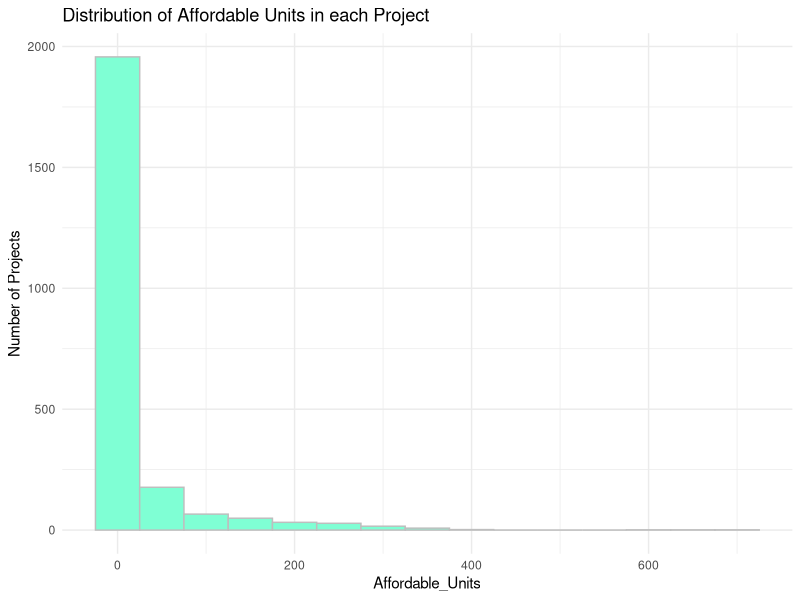
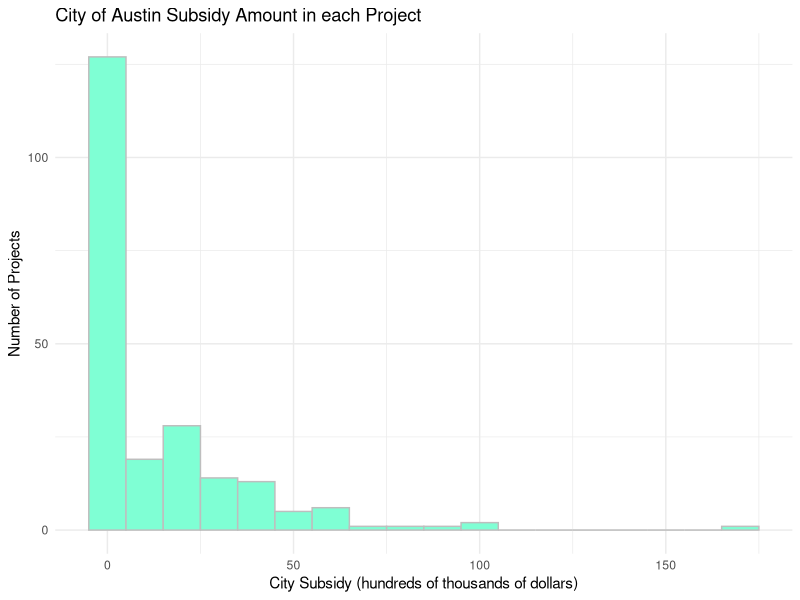
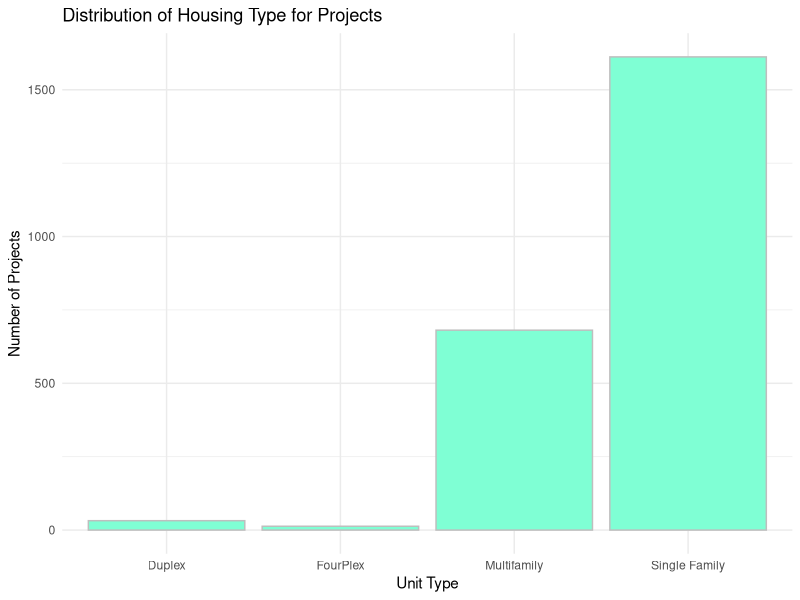
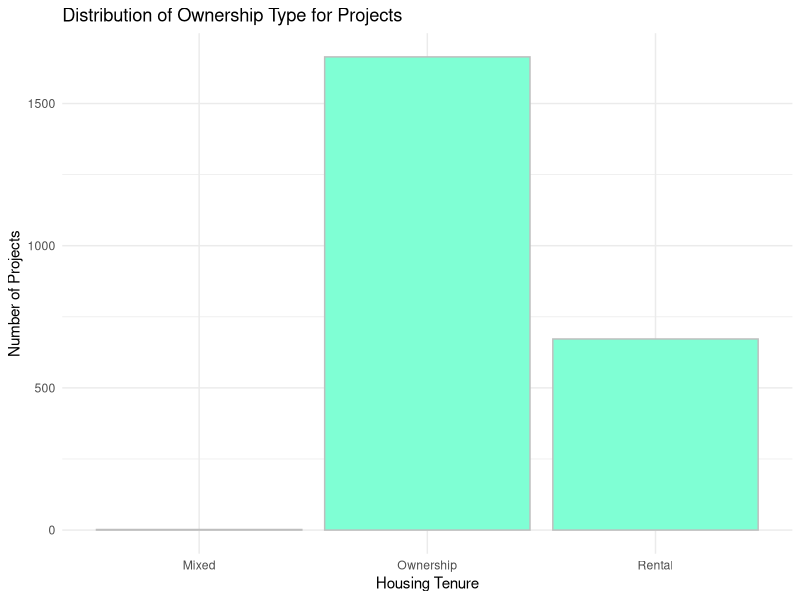
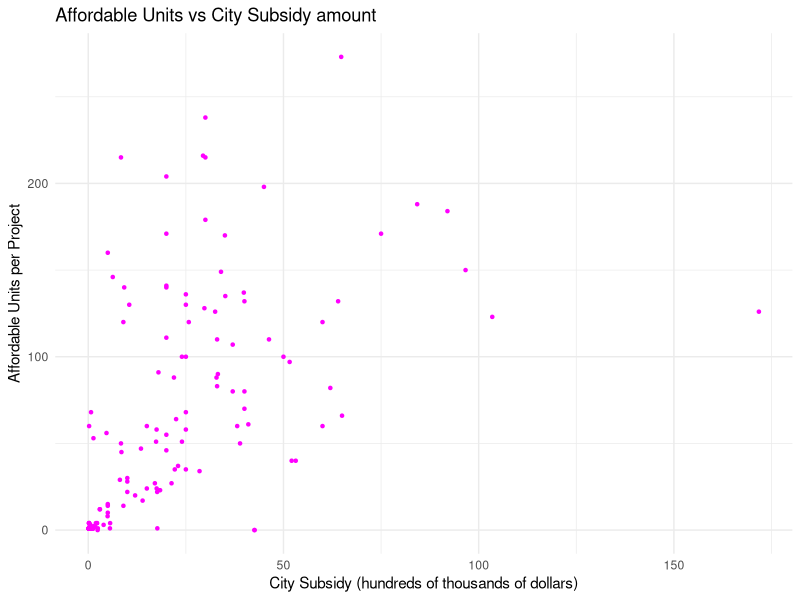
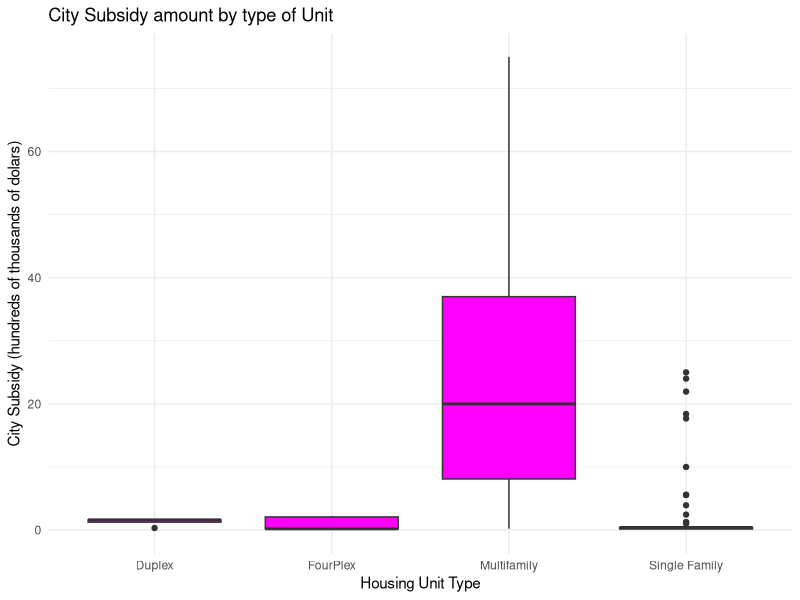
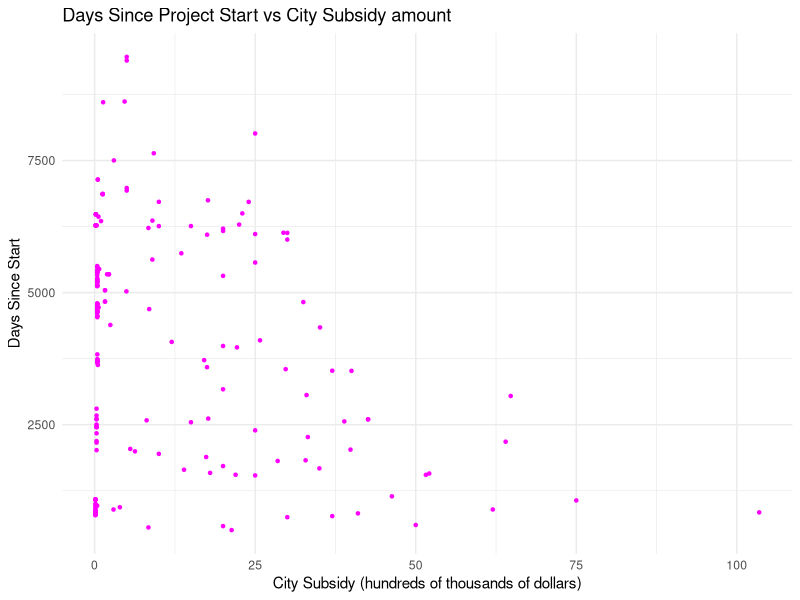
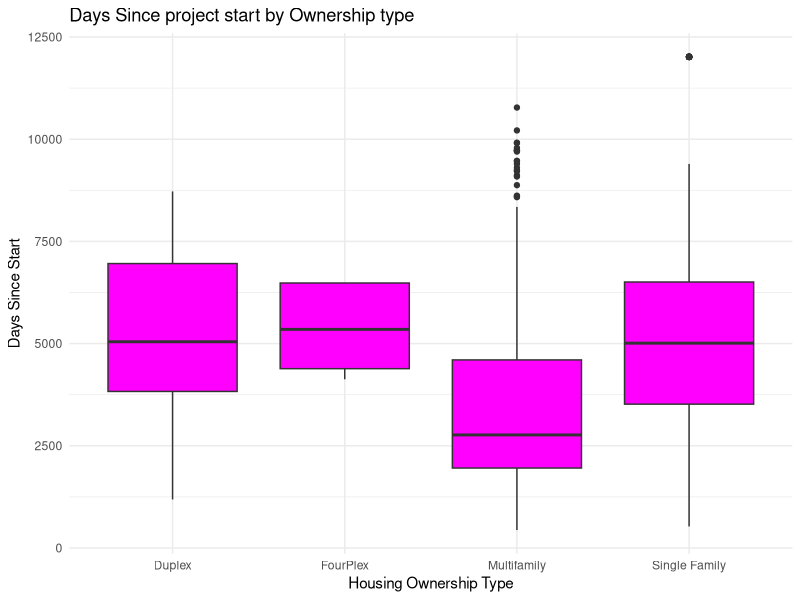

Generate these figures, in order, with R:
## ---- chunk 1
knitr::opts_chunk$set(echo = TRUE)
library(tidyverse)
library(lubridate)
library(knitr)
housing <- read_csv('Affordable_Housing_Inventory.csv')
## ---- chunk 2
#change housing tibble to parse start date as Date
housing <- mutate(housing, Affordability_Start_Date = as.Date(mdy(Affordability_Start_Date)))

#filter housing tibble to remove unnecessary categories from Unit Type
housing <- housing %>% filter(!str_detect(Unit_Type, "ADU")) %>% filter(!str_detect(Unit_Type, "Non-Residential")) %>% filter(!str_detect(Unit_Type, "Triplex"))

#create separate tibble with only observations with subsidy info; remove na values and values equal to zero
housing_with_subsidy <- housing %>% drop_na(City_Subsidy) %>% filter(City_Subsidy>0)

#change subsidy to be in hundreds of thousands to make more readable in graph analysis
housing_with_subsidy <- mutate(housing_with_subsidy, City_Subsidy = round(City_Subsidy/100000, 2))

## ---- chunk 3

#new tibble with only the relevant variables from original dataset tibble
housing_relevant_variables <- housing %>% select(Affordability_Start_Date, City_Subsidy, Unit_Type, Affordable_Units, Housing_Tenure)

#new tibble with only the relevant variables from original subsidy tibble
housing_relevant_variables_subsidy <- housing_with_subsidy %>% select(Affordability_Start_Date, City_Subsidy, Unit_Type, Affordable_Units, Housing_Tenure)


#create (and display) table to display relevant variables in the project, their variable types, and a short description about them

table1 <- tibble(
          VariableName = c('Affordability_Start_Date', 'City_Subsidy', 'Unit_Type', 'Affordable_Units', 'Housing_Tenure'),
          VariableType = c('Numerical', 'Numerical', 'Categorical', 'Numerical', 'Categorical'),
          Description = c('Date when the project\'s affordability period begins.', '	
Total amount of funds received through various programs administered by the City of Austin, including those funded by the State of Texas or United States Federal Government.', 'Type of housing [Single Family, Multifamily, Duplex, Fourplex]', 'Total number of affordable units for the project', 'Type of Ownership [Mixed, Ownerships, Rental]
'))
kable(table1)

## ---- chunk 4
#create ggplot thing from relevant variables tibble to start analysis
housing_ggplot <- ggplot(housing_relevant_variables)

#histogram of affordable units
housing_ggplot + geom_histogram((aes(x=Affordable_Units)), color = 'grey', fill='aquamarine', binwidth = 50) + theme_minimal() + labs(title='Distribution of Affordable Units in each Project', y='Number of Projects')
## ---- chunk 5

#create ggplot thing from subsidy relevant variables tibble to start analysis
housing_subsidy_ggplot <- ggplot(housing_relevant_variables_subsidy)

#histogram of city subsidy
housing_subsidy_ggplot + geom_histogram((aes(x=City_Subsidy)), color = 'grey', fill='aquamarine', binwidth = 10) + theme_minimal() + labs(title='City of Austin Subsidy Amount in each Project ', x='City Subsidy (hundreds of thousands of dollars)', y='Number of Projects')

## ---- chunk 6

#bar graph of unit types; 4 categories 
housing_ggplot + geom_bar(aes(x=Unit_Type), col = 'grey', fill = 'aquamarine') + theme_minimal() + labs(title = 'Distribution of Housing Type for Projects', x='Unit Type', y='Number of Projects')
## ---- chunk 7

#bar graph of housing ownership type; 3 categories
housing_ggplot + geom_bar(aes(x=Housing_Tenure), col = 'grey', fill = 'aquamarine') + theme_minimal() + labs(title = 'Distribution of Ownership Type for Projects', x='Housing Tenure', y='Number of Projects')
## ---- chunk 8

#scatterplot of affordable units and city subsidy
housing_subsidy_ggplot + geom_point(aes(x=City_Subsidy, y=Affordable_Units), pch=20, col='magenta') + theme_minimal() + labs(title='Affordable Units vs City Subsidy amount', x='City Subsidy (hundreds of thousands of dollars)', y='Affordable Units per Project')
## ---- chunk 9

#boxplot of unit type and city subsidy relationship (4 plots on one graph)
housing_subsidy_ggplot + geom_boxplot(aes(x= Unit_Type, y=City_Subsidy), fill='magenta') + theme_minimal() + coord_cartesian(ylim = c(0, 75)) + labs(title='City Subsidy amount by type of Unit', x='Housing Unit Type', y='City Subsidy (hundreds of thousands of dolars)')

#group subsidy tibble by unit type in order to generate a quantitative summary table of the information displayed in the boxplot
unit_type_group <- group_by(housing_relevant_variables_subsidy, Unit_Type)
kable(summarise(unit_type_group, medianSubsidy = median(City_Subsidy), IQRSubsidy = IQR(City_Subsidy)))
## ---- chunk 10

#create new variable dayssincestart using existing date variable, remove na values
housing_relevant_variables_subsidy$DaysSinceStart <- as.numeric(today() - housing_relevant_variables_subsidy$Affordability_Start_Date)
housing_relevant_variables_subsidy <-drop_na(housing_relevant_variables_subsidy, Affordability_Start_Date)

#create scatterplot of city subsidy and dayssincestart relationship
housing_subsidy_ggplot <- ggplot(housing_relevant_variables_subsidy)
housing_subsidy_ggplot + geom_point(aes(x=City_Subsidy, y=DaysSinceStart), pch=20, col='magenta') + theme_minimal() + labs(title='Days Since Project Start vs City Subsidy amount', x='City Subsidy (hundreds of thousands of dollars)', y='Days Since Start')
## ---- chunk 11

#creating dayssincestart for the other tibble
housing_relevant_variables$DaysSinceStart <- as.numeric(today() - housing_relevant_variables$Affordability_Start_Date)

#create boxplot of unit type vs days since start relationship (4 boxplots on one graph)
housing_ggplot <- ggplot(housing_relevant_variables)
housing_ggplot + geom_boxplot(aes(x= Unit_Type, y=DaysSinceStart), fill='magenta') + theme_minimal() + labs(title='Days Since project start by Ownership type', x='Housing Ownership Type', y='Days Since Start')

#group tibble by owner type and create and display quantitative summary for results shown in the boxplot
owner_type_group <- group_by(housing_relevant_variables, Unit_Type)
kable(summarise(owner_type_group, medianDays = median(DaysSinceStart, na.rm=TRUE), IQRDays = IQR(DaysSinceStart, na.rm=TRUE)))

